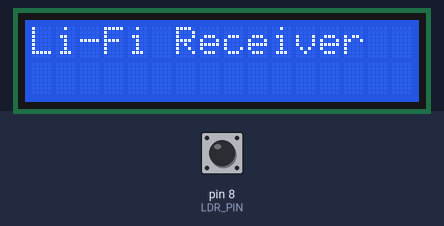
Bench run of a sketch on a simulated Arduino Uno, built with avr-gcc and run on an emulated ATmega328P. Shown: 16×2 character LCD. Inputs (shaded band) come from the test bench; at power-on: pin 8 (LDR_PIN) HIGH. What the sketch prints to the serial monitor is not drawn.

Above: at 0.1 s.
At 2.1 s:
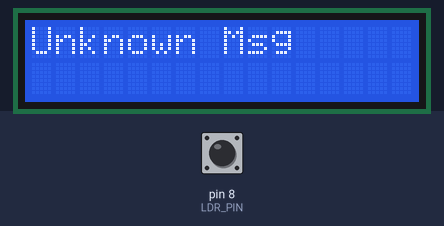

The sketch:

sketch_oct30a.ino
```cpp
#include <Wire.h>
#include <LiquidCrystal_I2C.h>

#define LDR_PIN 8        // OUT pin of LDR module
#define BIT_DELAY 200    // Must match your Flutter app delay

LiquidCrystal_I2C lcd(0x27, 16, 2);

String duration = "";
unsigned long lastSignalTime = 0;

// Message map
struct Message {
  String code;
  String text;
};

Message messages[] = {
  {"001", "Hi"},
  {"0001", "Hello"},
  {"00001", "How are you?"},
  {"000001", "I am fine"},
  {"0000001", "Ok"},
  {"00000001", "Good morning"},
  {"000000001", "Good afternoon"},
  {"0000000001", "Good evening"},
  {"00000000001", "Thank you"},
  {"000000000001", "Sorry"},
  {"0000000000001", "Welcome"},
  {"00000000000001", "What's up?"},
  {"000000000000001", "I'm busy"},
  {"0000000000000001", "Call me"},
  {"00000000000000001", "Miss you"},
  {"000000000000000001", "See you soon"},
  {"0000000000000000001", "Take care"},
  {"00000000000000000001", "Happy birthday"},
  {"000000000000000000001", "Congrats"},
  {"0000000000000000000001", "Good night"}
};

int numMessages = sizeof(messages) / sizeof(messages[0]);

void setup() {
  Serial.begin(9600);
  lcd.init();
  lcd.backlight();
  lcd.clear();
  lcd.print("Li-Fi Receiver");
  delay(2000);
  lcd.clear();
  pinMode(LDR_PIN, INPUT);
}

void loop() {
  int bitValue = digitalRead(LDR_PIN);
  unsigned long currentTime = millis();

  if (currentTime - lastSignalTime >= BIT_DELAY) {
    duration += String(bitValue);
    lastSignalTime = currentTime;

    // Detect idle period (end of transmission)
    static unsigned long lastLightTime = 0;
    if (bitValue == 0) lastLightTime = millis();

    if (millis() - lastLightTime > 600 && duration.length() > 0) {
      processMessage(duration);
      duration = "";
    }
  }
}

void processMessage(String binaryCode) {
  Serial.print("Received binary: ");
  Serial.println(binaryCode);

  String decoded = "";
  for (int i = 0; i < numMessages; i++) {
    if (messages[i].code == binaryCode) {
      decoded = messages[i].text;
      break;
    }
  }

  lcd.clear();
  if (decoded != "") {
    lcd.print(decoded);
    Serial.print("Decoded: ");
    Serial.println(decoded);
  } else {
    lcd.print("Unknown Msg");
    Serial.println("Unknown message");
  }
}
```
